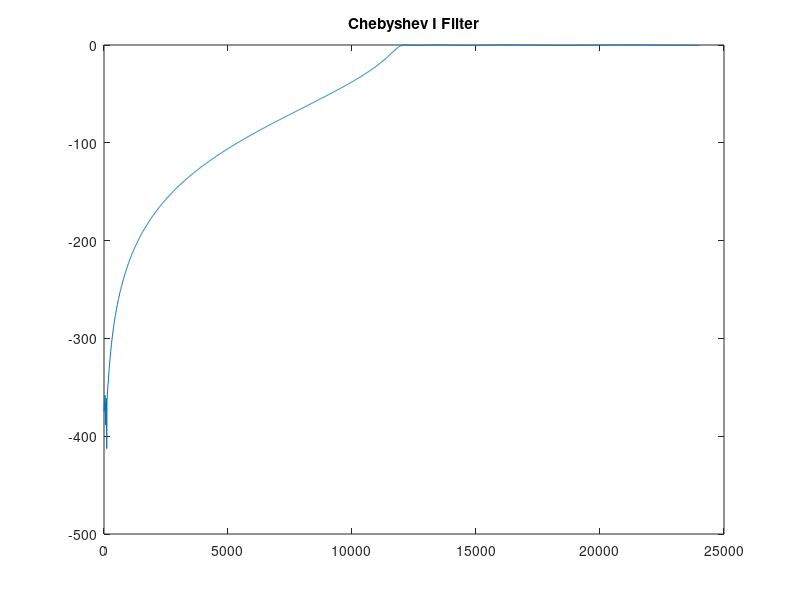
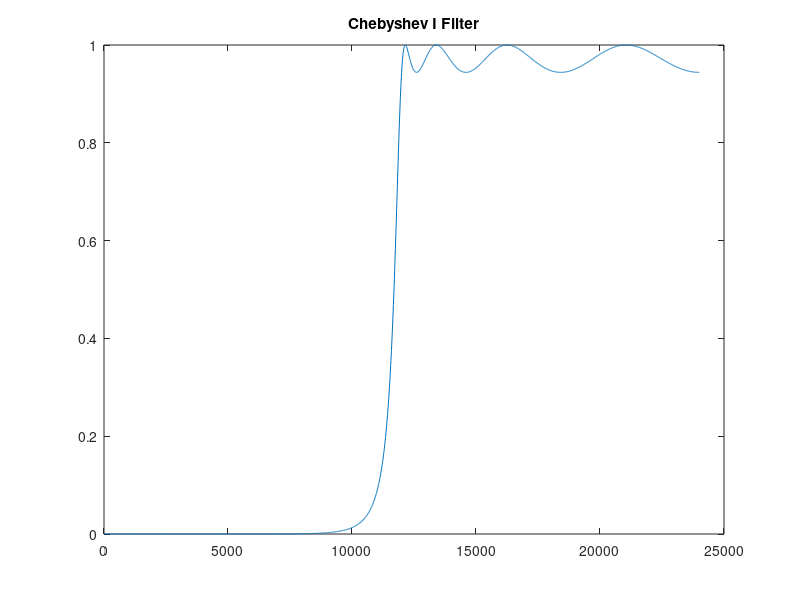

Write MATLAB code to recreate these figures, in order.
clc;clear all;close all;
Fs = 48000;
wp = 12000*2/Fs; ws = 8000*2/Fs;
Rp = 0.5; Rs = 60;

%Chebyshev Filter
%Billinear
[Nc11,wn_c11] = cheb1ord(wp,ws,Rp,Rs);
[num_c11,den_c11] = cheby1(Nc11,Rp,wn_c11,'high');

f = 0:10:Fs/2;
hc11 = freqz(num_c11,den_c11,f,Fs);
figure,plot(f,20*log10(abs(hc11)));
title('Chebyshev I Filter');
figure,plot(f,abs(hc11));
title('Chebyshev I Filter');
